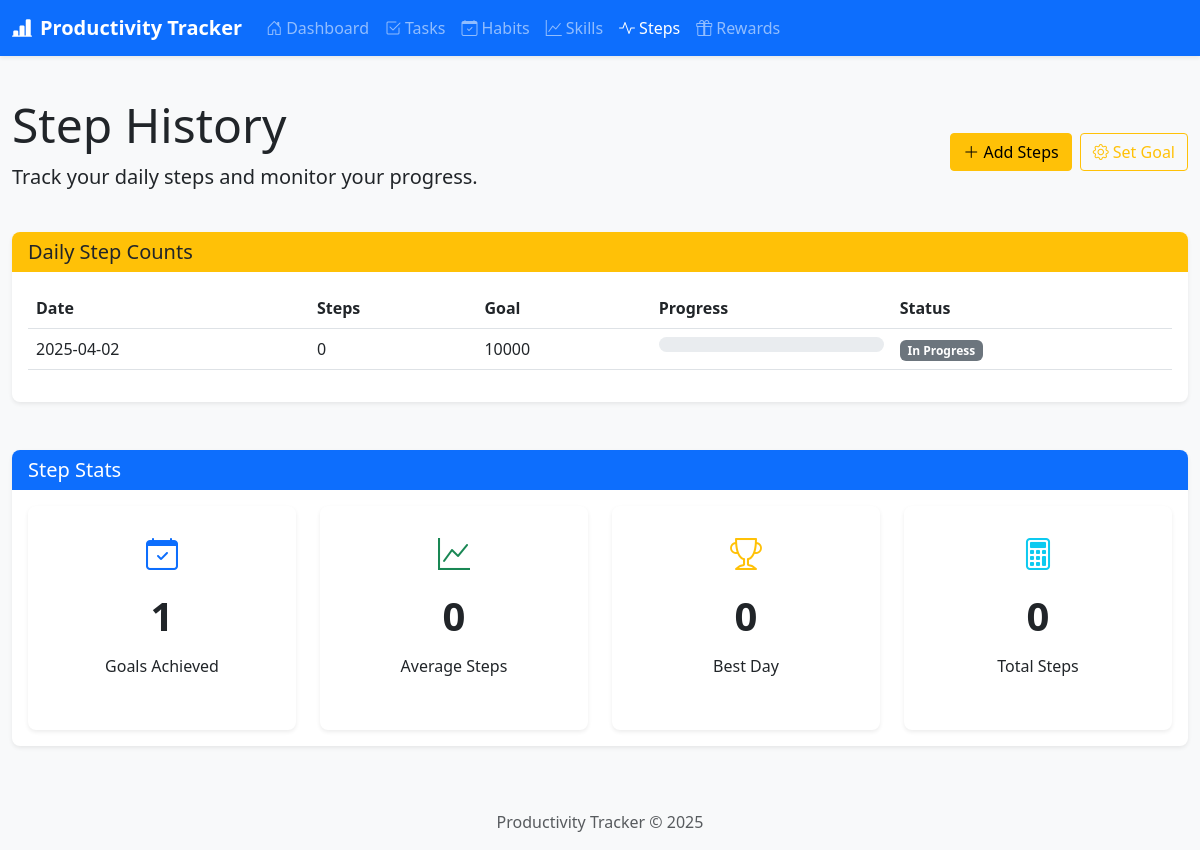
The page /steps/ on the database its author committed.
### productivity_tracker/models/step_count.py (models this page shows, shortened)
class StepCount(db.Model):
    id = db.Column(db.Integer, primary_key=True)
    date = db.Column(db.Date, default=date.today, nullable=False)
    steps = db.Column(db.Integer, default=0)
    goal = db.Column(db.Integer, default=10000)
    created_at = db.Column(db.DateTime, default=datetime.utcnow)
    def goal_achieved(self):
        return self.steps >= self.goal
    def progress_percentage(self):
        if self.goal == 0:  # Avoid division by zero
            return 100
        return min(100, int((self.steps / self.goal) * 100))

### productivity_tracker/routes/steps.py (the view)
@steps.route('/')
def step_history():
    month_ago = date.today() - timedelta(days=30)
    step_history = StepCount.query.filter(StepCount.date >= month_ago).order_by(StepCount.date).all()
    today = date.today()
    today_record = StepCount.query.filter_by(date=today).first()
    if not today_record:
        today_record = StepCount(date=today)
        db.session.add(today_record)
        db.session.commit()
        step_history.append(today_record)
    return render_template('steps/history.html',
                           step_history=step_history,
                           today_record=today_record)

### productivity_tracker/templates/steps/history.html (shortened to what this page needs)
{% extends "layout.html" %}
{% block content %}
<div class="row mb-4">
    <div class="col-md-8">
        <h1 class="display-5">Step History</h1>
        <p class="lead">Track your daily steps and monitor your progress.</p>
    </div>
    <div class="col-md-4 text-end d-flex align-items-center justify-content-end">
        <a href="{{ url_for('steps.add_steps') }}" class="btn btn-warning me-2">
            <i class="bi bi-plus-lg"></i> Add Steps
        </a>
        <a href="{{ url_for('steps.set_goal') }}" class="btn btn-outline-warning">
            <i class="bi bi-gear"></i> Set Goal
        </a>
    </div>
</div>
<div class="row">
    <div class="col-md-12">
        <div class="card">
            <div class="card-header bg-warning text-dark">
                <h5 class="mb-0">Daily Step Counts</h5>
            </div>
            <div class="card-body">
                {% if step_history %}
                    <div class="table-responsive">
                        <table class="table table-hover">
                            <thead>
                                <tr>
                                    <th>Date</th>
                                    <th>Steps</th>
                                    <th>Goal</th>
                                    <th>Progress</th>
                                    <th>Status</th>
                                </tr>
                            </thead>
                            <tbody>
                                {% for step in step_history|sort(attribute='date', reverse=True) %}
                                    <tr>
                                        <td>
                                            {% if step.date == today %}
                                                <strong>Today</strong>
                                            {% else %}
                                                {{ step.date.strftime('%Y-%m-%d') }}
                                            {% endif %}
                                        </td>
                                        <td>{{ step.steps }}</td>
                                        <td>{{ step.goal }}</td>
                                        <td>
                                            <div class="progress" style="height: 15px;">
                                            </div>
                                        </td>
                                        <td>
                                            {% if step.goal_achieved() %}
                                                <span class="badge bg-success">Goal Achieved</span>
                                            {% elif step.progress_percentage() >= 75 %}
                                                <span class="badge bg-warning">Almost There</span>
                                            {% else %}
                                                <span class="badge bg-secondary">In Progress</span>
                                            {% endif %}
                                        </td>
                                    </tr>
                                {% endfor %}
                            </tbody>
                        </table>
                    </div>
                {% endif %}
            </div>
        </div>
    </div>
</div>
{% if step_history %}
<div class="row mt-4">
    <div class="col-md-12">
        <div class="card">
            <div class="card-header bg-primary text-white">
                <h5 class="mb-0">Step Stats</h5>
            </div>
            <div class="card-body">
                <div class="row">
                    <div class="col-md-3">
                        <div class="card stat-card">
                            <i class="bi bi-calendar-check text-primary" style="font-size: 2rem;"></i>
                            <div class="stat-value">{{ step_history|selectattr('goal_achieved')|list|length }}</div>
                            <div class="stat-label">Goals Achieved</div>
                        </div>
                    </div>
                    <div class="col-md-3">
                        <div class="card stat-card">
                            <i class="bi bi-graph-up text-success" style="font-size: 2rem;"></i>
                            <div class="stat-value">{{ (step_history|sum(attribute='steps') / step_history|length)|int }}</div>
                            <div class="stat-label">Average Steps</div>
                        </div>
                    </div>
                    <div class="col-md-3">
                        <div class="card stat-card">
                            <i class="bi bi-trophy text-warning" style="font-size: 2rem;"></i>
                            <div class="stat-value">{{ step_history|map(attribute='steps')|max }}</div>
                            <div class="stat-label">Best Day</div>
                        </div>
                    </div>
                    <div class="col-md-3">
                        <div class="card stat-card">
                            <i class="bi bi-calculator text-info" style="font-size: 2rem;"></i>
                            <div class="stat-value">{{ step_history|sum(attribute='steps') }}</div>
                            <div class="stat-label">Total Steps</div>
                        </div>
                    </div>
                </div>
            </div>
        </div>
    </div>
</div>
{% endif %}
{% endblock %}

### productivity_tracker/templates/layout.html (shortened to what this page needs)
<!DOCTYPE html>
<html lang="en">
<head>
    <link href="https://cdn.jsdelivr.net/npm/bootstrap@5.3.0-alpha1/dist/css/bootstrap.min.css" rel="stylesheet">
    <link rel="stylesheet" href="https://cdn.jsdelivr.net/npm/bootstrap-icons@1.10.3/font/bootstrap-icons.css">
    <link rel="stylesheet" href="{{ url_for('static', filename='css/main.css') }}">
</head>
<body>
    <nav class="navbar navbar-expand-lg navbar-dark bg-primary">
        <div class="container">
            <a class="navbar-brand" href="{{ url_for('home.index') }}">
                <i class="bi bi-bar-chart-line-fill me-2"></i>Productivity Tracker
            </a>
            <div class="collapse navbar-collapse" id="navbarMain">
                <ul class="navbar-nav me-auto">
                    <li class="nav-item">
                        <a class="nav-link {% if request.endpoint.startswith('home') %}active{% endif %}"
                           href="{{ url_for('home.index') }}">
                            <i class="bi bi-house-door me-1"></i>Dashboard
                        </a>
                    </li>
                    <li class="nav-item">
                        <a class="nav-link {% if request.endpoint.startswith('tasks') %}active{% endif %}"
                           href="{{ url_for('tasks.task_list') }}">
                            <i class="bi bi-check2-square me-1"></i>Tasks
                        </a>
                    </li>
                    <li class="nav-item">
                        <a class="nav-link {% if request.endpoint.startswith('habits') %}active{% endif %}"
                           href="{{ url_for('habits.habit_list') }}">
                            <i class="bi bi-calendar-check me-1"></i>Habits
                        </a>
                    </li>
                    <li class="nav-item">
                        <a class="nav-link {% if request.endpoint.startswith('skills') %}active{% endif %}"
                           href="{{ url_for('skills.skill_list') }}">
                            <i class="bi bi-graph-up me-1"></i>Skills
                        </a>
                    </li>
                    <li class="nav-item">
                        <a class="nav-link {% if request.endpoint.startswith('steps') %}active{% endif %}"
                           href="{{ url_for('steps.step_history') }}">
                            <i class="bi bi-activity me-1"></i>Steps
                        </a>
                    </li>
                    <li class="nav-item">
                        <a class="nav-link {% if request.endpoint.startswith('rewards') %}active{% endif %}"
                           href="{{ url_for('rewards.reward_list') }}">
                            <i class="bi bi-gift me-1"></i>Rewards
                        </a>
                    </li>
                </ul>
            </div>
        </div>
    </nav>
    <main class="container py-4">
        {% block content %}{% endblock %}
    </main>
    <footer class="footer mt-auto py-3 bg-light">
        <div class="container text-center">
            <span class="text-muted">Productivity Tracker &copy; 2025</span>
        </div>
    </footer>
</body>
</html>

### productivity_tracker/static/css/main.css (style rules this page uses)
body { background-color: #f8f9fa; }
.container { max-width: 1200px; }
.stat-card { text-align: center; padding: 1.5rem 1rem; border-radius: 10px; box-shadow: 0 0.125rem 0.25rem rgba(0, 0, 0, 0.075); height: 100%; }
.stat-value { font-size: 2.5rem; font-weight: bold; margin: 0.5rem 0; }
.stat-label { font-size: 1rem; font-weight: 500; margin-bottom: 0.25rem; }
.btn { border-radius: 0.25rem; padding: 0.375rem 0.75rem; }
.card { border-radius: 0.5rem; border: none; box-shadow: 0 0.125rem 0.25rem rgba(0, 0, 0, 0.075); margin-bottom: 1.5rem; }
.card-header { border-radius: 0.5rem 0.5rem 0 0 !important; border-bottom: none; }
.navbar { box-shadow: 0 0.125rem 0.25rem rgba(0, 0, 0, 0.075); }
.navbar-brand { font-weight: bold; }
footer { margin-top: 2rem; padding: 1.5rem 0; color: #6c757d; }
.progress { border-radius: 1rem; height: 0.75rem; margin-bottom: 0.5rem; }

### rows shown on the page
StepCount: date "2025-04-02", steps "0", goal "10000", shows "In Progress"

### other values the page prints
{{ step_history|selectattr('goal_achieved')|list|length }} "1"
{{ (step_history|sum(attribute='steps') / step_history|length)|int }} "0"
{{ step_history|map(attribute='steps')|max }} "0"
{{ step_history|sum(attribute='steps') }} "0"
